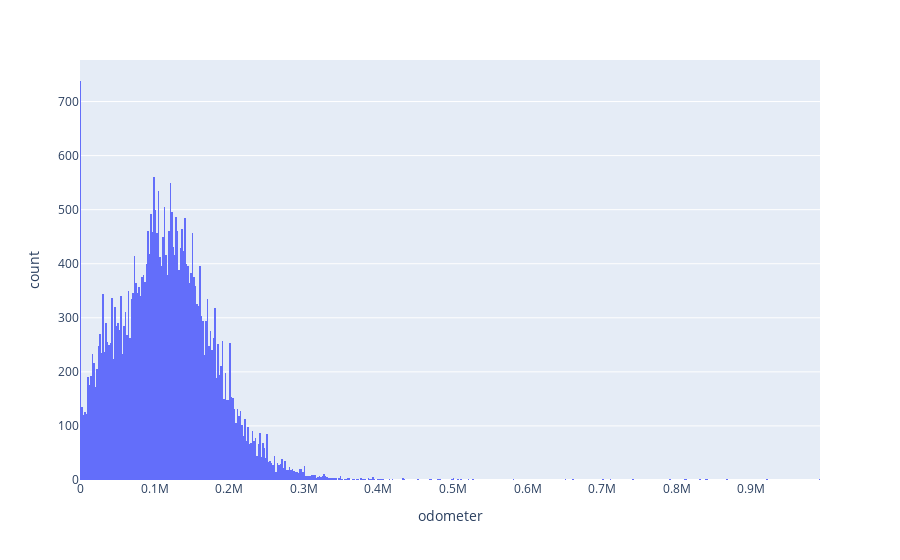

The notebook cell this image was saved under:
### Markdown cell above
### Distribución de kilometraje

### Code cell
fig = px.histogram(df_vehicles, x="odometer") # crear un histograma
fig.show() # crear gráfico de dispersión

### Figure 1 — Plotly figure (JSON) as saved in the notebook; plotly's stock layout.template omitted (floating-point values rounded to 4 significant figures; data arrays with more than 128 entries replaced by an {"elided": "..."} marker saying what was removed)
{"data": [{"bingroup": "x", "hovertemplate": "odometer=%{x}<br>count=%{y}<extra></extra>", "legendgroup": "", "marker": {"color": "#636efa", "pattern": {"shape": ""}}, "name": "", "orientation": "v", "showlegend": false, "type": "histogram", "x": {"elided": "43009 float values"}, "xaxis": "x", "yaxis": "y"}], "layout": {"barmode": "relative", "legend": {"tracegroupgap": 0}, "margin": {"t": 60}, "xaxis": {"anchor": "y", "domain": [0, 1], "title": {"text": "odometer"}}, "yaxis": {"anchor": "x", "domain": [0, 1], "title": {"text": "count"}}}}
